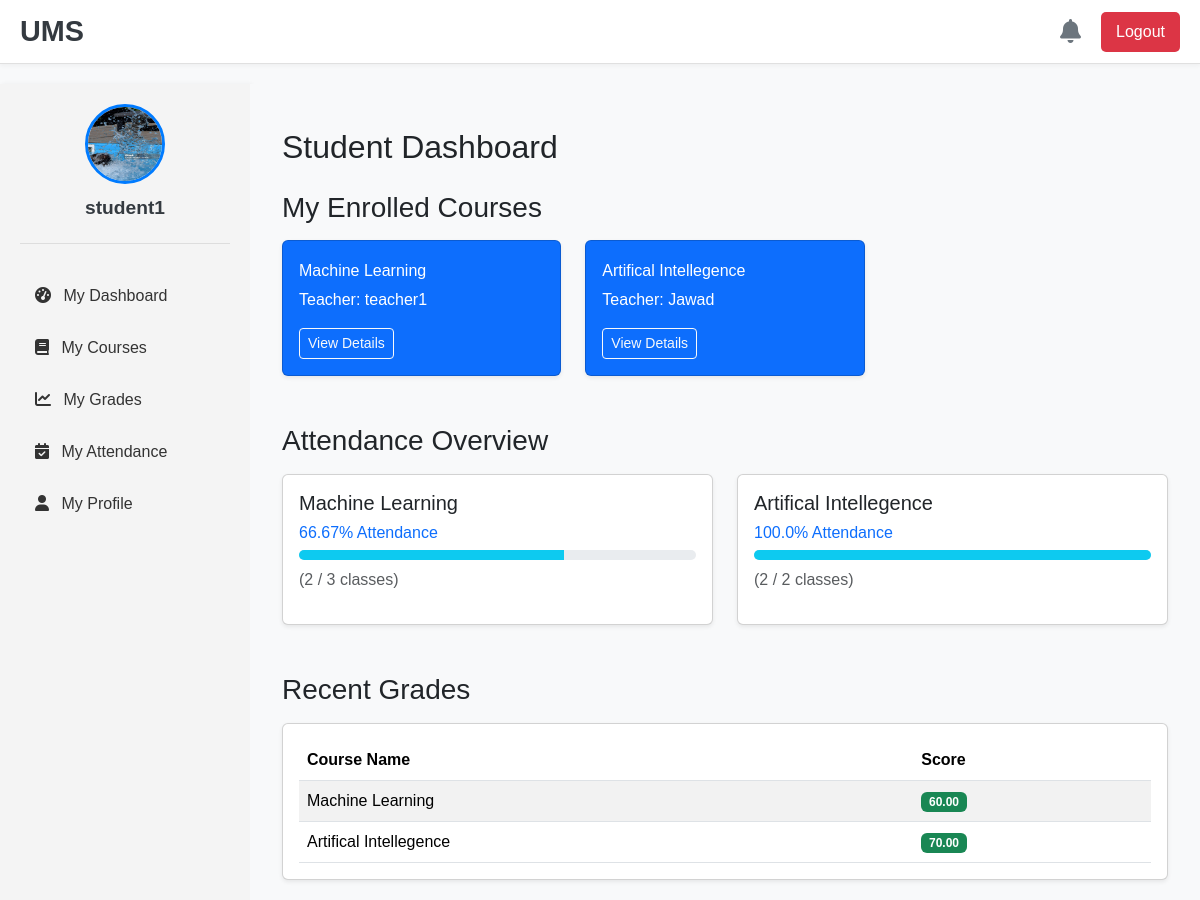
Before: /student-dashboard/ (signed in) with the older database file.
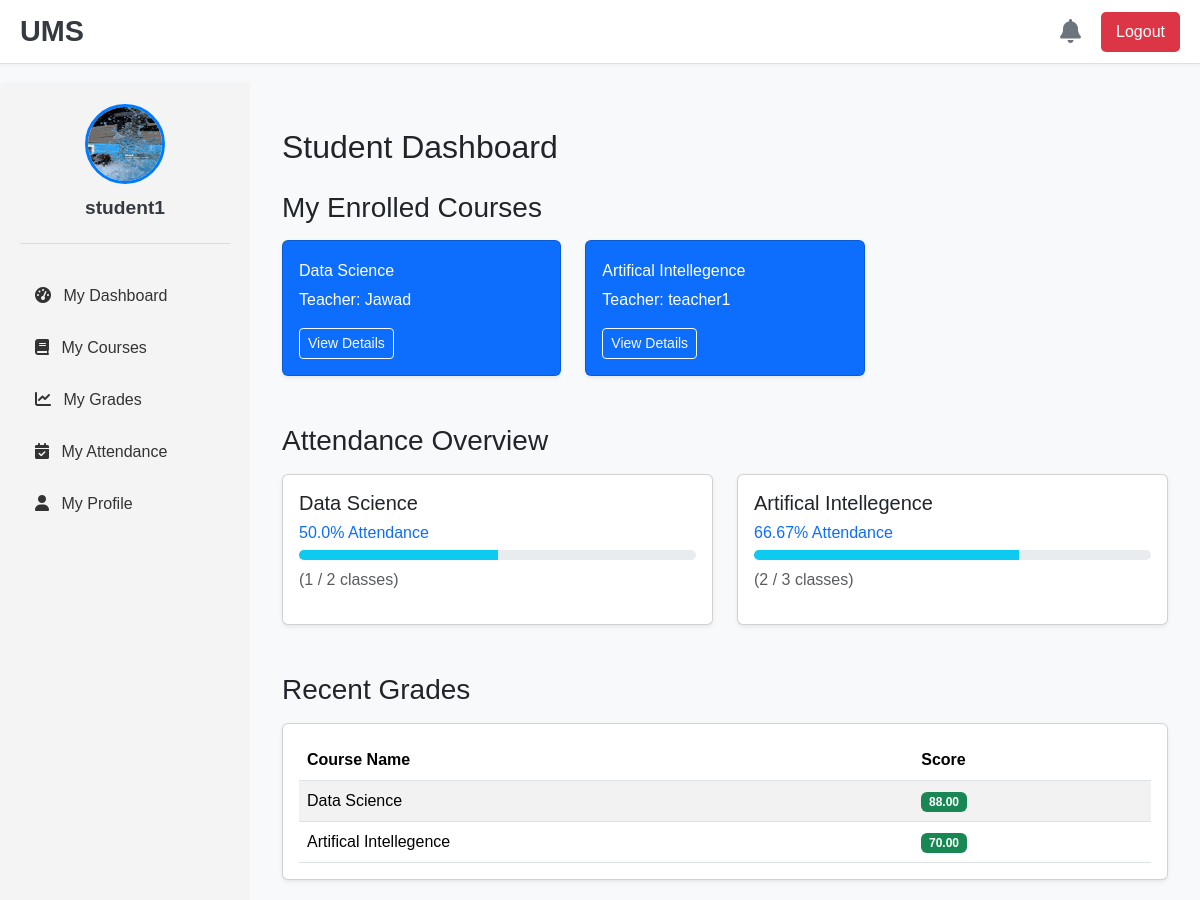
After: the same page with the newer database file.
### users/models.py (models this page shows, shortened)
class User(AbstractUser):
    ROLE_CHOICES = (
        ('Admin', 'Admin'),
        ('Teacher', 'Teacher'),
        ('Student', 'Student'),
    )
    role = models.CharField(max_length=10, choices=ROLE_CHOICES)

class Enrollment(models.Model):
    student = models.ForeignKey(Student, on_delete=models.CASCADE)
    course = models.ForeignKey(Course, on_delete=models.CASCADE)

class Course(models.Model):
    course_name = models.CharField(max_length=255)
    course_description = models.TextField()
    department = models.ForeignKey(Department, on_delete=models.CASCADE)
    teacher = models.ForeignKey(Teacher, on_delete=models.SET_NULL, null=True, blank=True)

class Teacher(models.Model):
    user = models.OneToOneField(User, on_delete=models.CASCADE, primary_key=True)
    department = models.ForeignKey(Department, on_delete=models.SET_NULL, null=True, blank=True)

class Grade(models.Model):
    student = models.ForeignKey('Student', on_delete=models.CASCADE)
    course = models.ForeignKey('Course', on_delete=models.CASCADE)
    marks = models.DecimalField(max_digits=5, decimal_places=2)
    score = models.DecimalField(max_digits=5, decimal_places=2, null=True, blank=True)
    class Meta:
        unique_together = ('student', 'course',) # Ensures kre ga k student k pass same course k mutilpe grades na hon

### users/views.py (the view)
# urls.py: path('student-dashboard/', views.student_dashboard, name='student_dashboard'),
@login_required
def student_dashboard(request):
    if request.user.role != 'Student':
        return redirect('dashboard')
    student = get_object_or_404(Student, user=request.user)
    enrollments = Enrollment.objects.filter(student=student).select_related('course', 'course__teacher')
    enrolled_course_ids = [enrollment.course.id for enrollment in enrollments]
    grades = Grade.objects.filter(student=student, course__id__in=enrolled_course_ids).select_related('course')
    attendance_records = Attendance.objects.filter(student=student, course__id__in=enrolled_course_ids).select_related('course')
    attendance_summary = {}
    course_attendance_counts = defaultdict(lambda: {'total': 0, 'present': 0})
    for record in attendance_records:
        course_id = record.course.id
        course_attendance_counts[course_id]['total'] += 1
        if record.status == 'P':
            course_attendance_counts[course_id]['present'] += 1
    for course_id, counts in course_attendance_counts.items():
        total_classes = counts['total']
        present_classes = counts['present']
        if total_classes > 0:
            percentage = (present_classes / total_classes) * 100
            attendance_summary[course_id] = {
                'percentage': round(percentage, 2),
                'total_classes': total_classes,
                'present_classes': present_classes,
            }
        else:
            attendance_summary[course_id] = {
                'percentage': 0,
                'total_classes': 0,
                'present_classes': 0,
            }
    context = {
        'enrollments': enrollments,
        'grades': grades,
        'attendance_summary': attendance_summary,
    }
    return render(request, 'dashboard/student_dashboard.html', context)

### users/templatetags/users_extras.py (called while the page is built)
@register.filter
def get_item(dictionary, key):
    return dictionary.get(key)

### users/templates/dashboard/student_dashboard.html (shortened to what this page needs)
{% extends 'dashboard/base_dashboard.html' %}
{% load static %}
{% load users_extras %}
{% block content %}
<div class="container-fluid mt-4">
    <h2 class="mb-4">Student Dashboard</h2>
    <h3 class="mt-4 mb-3">My Enrolled Courses</h3>
    <div class="row">
        {% for enrollment in enrollments %}
        <div class="col-md-4 mb-4">
            <div class="card h-100 shadow-sm bg-primary text-white">
                <div class="card-body">
                    <h6 class="card-subtitle mb-2 text-muted-light">{{ enrollment.course.course_name }}</h6>
                    <p class="card-text">Teacher: {{ enrollment.course.teacher.user.username }}</p>
                    <a href="{% url 'my_courses' %}" class="btn btn-outline-light btn-sm">View Details</a>
                </div>
            </div>
        </div>
        {% empty %}
            <div class="col-12">
                <p class="text-muted">You are not currently enrolled in any courses.</p>
            </div>
        {% endfor %}
    </div>
    <h3 class="mt-4 mb-3">Attendance Overview</h3>
    <div class="row">
        {% for enrollment in enrollments %}
        {% with course_id=enrollment.course.id %}
        <div class="col-md-6 mb-4">
            <div class="card shadow-sm h-100">
                <div class="card-body">
                    <h5 class="card-title">{{ enrollment.course.course_name }}</h5>
                    {% if attendance_summary|get_item:course_id %}
                        {% with summary=attendance_summary|get_item:course_id %}
                            <h6 class="text-primary">{{ summary.percentage }}% Attendance</h6>
                            <div class="progress" style="height: 10px;">
                                <div class="progress-bar bg-info" role="progressbar" style="width: {{ summary.percentage }}%" aria-valuenow="{{ summary.percentage }}" aria-valuemin="0" aria-valuemax="100"></div>
                            </div>
                            <p class="text-muted mt-2">({{ summary.present_classes }} / {{ summary.total_classes }} classes)</p>
                        {% endwith %}
                    {% else %}
                        <p class="text-muted">No attendance recorded yet.</p>
                    {% endif %}
                </div>
            </div>
        </div>
        {% endwith %}
        {% empty %}
            <div class="col-12">
                <p class="text-muted">No attendance data available.</p>
            </div>
        {% endfor %}
    </div>
    <h3 class="mt-4 mb-3">Recent Grades</h3>
    {% if grades %}
    <div class="card shadow-sm">
        <div class="card-body">
            <table class="table table-striped table-hover mb-0">
                <thead>
                    <tr>
                        <th>Course Name</th>
                        <th>Score</th>
                    </tr>
                </thead>
                <tbody>
                    {% for grade in grades %}
                    <tr>
                        <td>{{ grade.course.course_name }}</td>
                        <td>
                            <span class="badge bg-success">{{ grade.score }}</span>
                        </td>
                    </tr>
                    {% endfor %}
                </tbody>
            </table>
        </div>
    </div>
    {% else %}
        <p class="text-muted">No grades to display.</p>
    {% endif %}
</div>
{% endblock %}

### users/templates/dashboard/base_dashboard.html (shortened to what this page needs)
{% load static %}
<!DOCTYPE html>
<html lang="en">
<head>
    <link href="https://cdn.jsdelivr.net/npm/bootstrap@5.3.3/dist/css/bootstrap.min.css" rel="stylesheet">
    <link rel="stylesheet" href="https://cdnjs.cloudflare.com/ajax/libs/font-awesome/6.0.0-beta3/css/all.min.css">
</head>
<body>
    <div class="top-navbar">
        <div class="app-title">UMS</div>
        <div class="profile-controls">
            <div class="notification-icon-container">
                <span class="notification-icon" id="notification-bell">
                    <i class="fas fa-bell"></i>
                </span>
            </div>
            <a href="{% url 'logout_user' %}" class="logout-btn">Logout</a>
        </div>
    </div>
    <div class="dashboard-layout">
        <div class="sidebar">
            <div class="user-profile-section">
                <img src="{% static 'images/default-profile.png' %}" alt="Profile">
                <div class="user-name">{{ request.user.username }}</div>
            </div>
            <ul>
    <li><a href="{% url 'dashboard' %}"><i class="fas fa-tachometer-alt me-2"></i> My Dashboard</a></li>
    {% if request.user.role == 'Admin' %}
        <li><a href="{% url 'manage_teachers' %}"><i class="fas fa-chalkboard-teacher me-2"></i> Manage Teachers</a></li>
        <li><a href="{% url 'manage_students' %}"><i class="fas fa-user-graduate me-2"></i> Manage Students</a></li>
        <li><a href="{% url 'manage_attendance_admin' %}"><i class="fas fa-calendar-check me-2"></i> Manage All Student Attendance</a></li>
        <li><a href="{% url 'manage_enrollment_admin' %}"><i class="fas fa-clipboard-list me-2"></i> Manage Enrollments</a></li>
        <li><a href="{% url 'manage_courses_admin' %}"><i class="fas fa-book me-2"></i> Manage Courses</a></li>
    {% elif request.user.role == 'Teacher' %}
        <li><a href="{% url 'manage_courses' %}"><i class="fas fa-book-reader me-2"></i> My Courses</a></li>
    {% elif request.user.role == 'Student' %}
        <li><a href="{% url 'my_courses' %}"><i class="fas fa-book me-2"></i> My Courses</a></li>
        <li><a href="{% url 'my_grades' %}"><i class="fas fa-chart-line me-2"></i> My Grades</a></li>
        <li><a href="{% url 'my_attendance' %}"><i class="fas fa-calendar-check me-2"></i> My Attendance</a></li>
    {% endif %}
    <li><a href="{% url 'profile_view' %}"><i class="fas fa-user me-2"></i> My Profile</a></li>
</ul>
        </div>
        <div class="main-content-area">
            {% block content %}
            {% endblock %}
        </div>
    </div>
</body>
</html>

### users/templates/dashboard/base_dashboard.html (style rules this page uses)
body { font-family: Arial, sans-serif; margin: 0; padding: 0; background-color: #f8f9fa; }
.top-navbar { background-color: #ffffff; padding: 10px 20px; border-bottom: 1px solid #e0e0e0; display: flex; justify-content: space-between; align-items: center; box-shadow: 0 2px 4px rgba(0,0,0,.04); position: relative; }
.top-navbar .app-title { font-size: 1.8rem; font-weight: bold; color: #343a40; }
.top-navbar .profile-controls { display: flex; align-items: center; }
.notification-icon-container { position: relative; margin-right: 20px; }
.notification-icon { font-size: 1.5rem; color: #6c757d; cursor: pointer; }
.top-navbar .profile-controls .logout-btn { background-color: #dc3545; color: white; border: none; padding: 8px 15px; border-radius: 5px; text-decoration: none; }
.dashboard-layout { display: flex; min-height: calc(100vh - 70px); }
.sidebar { width: 250px; background-color: #f4f4f4; padding: 20px; box-shadow: 2px 0 5px rgba(0,0,0,0.05); }
.sidebar .user-profile-section { text-align: center; margin-bottom: 30px; padding-bottom: 20px; border-bottom: 1px solid #ddd; }
.sidebar .user-profile-section img { width: 80px; height: 80px; border-radius: 50%; margin-bottom: 10px; border: 3px solid #007bff; }
.sidebar .user-profile-section .user-name { font-weight: bold; font-size: 1.2rem; color: #343a40; }
.sidebar ul { list-style-type: none; padding: 0; }
.sidebar ul li { margin-bottom: 8px; }
.sidebar a { text-decoration: none; color: #333; display: block; padding: 10px 15px; border-radius: 5px; transition: background-color 0.3s, color 0.3s; }
.main-content-area { flex-grow: 1; padding: 20px; background-color: #f8f9fa; }

Changed rows visible on the page:
no longer on this page (row unchanged): Grade: course.course_name "Machine Learning", score "60.00"
changed Enrollment: course.course_name "Machine Learning" → "Data Science"; course.teacher.user.username "teacher1" → "Jawad"; percentage "66.67" → "50.0"; {{ summary.percentage }} 66.67 → 50.0 (drawn); present_classes "2" → "1"; total_classes "3" → "2"
changed through a linked row, Enrollment "Artifical Intellegence": course.teacher.user.username "Jawad" → "teacher1"; percentage "100.0" → "66.67"; {{ summary.percentage }} 100.0 → 66.67 (drawn); total_classes "2" → "3"
now on this page (row unchanged): Grade: course.course_name "Data Science", score "88.00"
